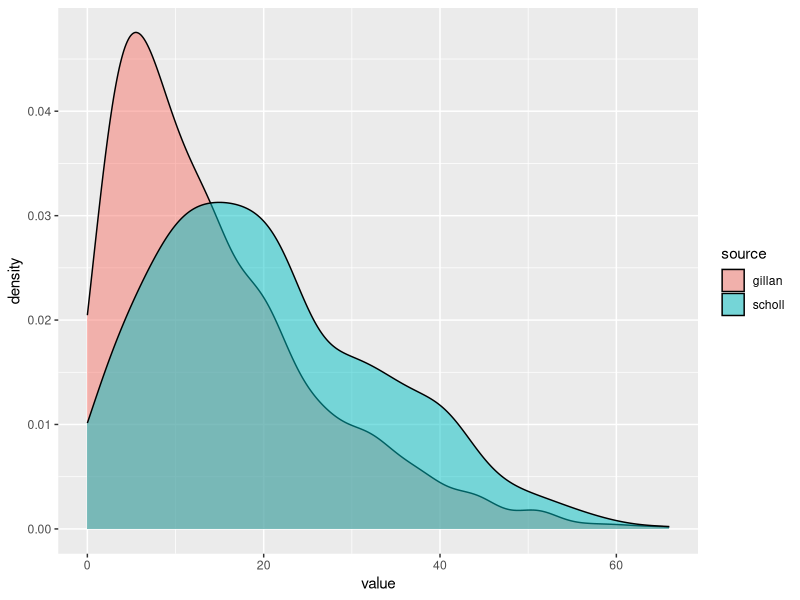
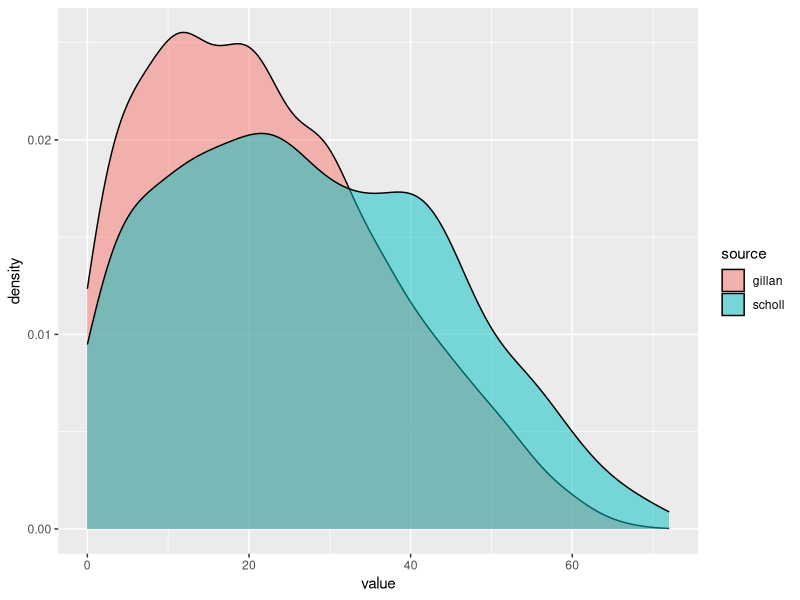
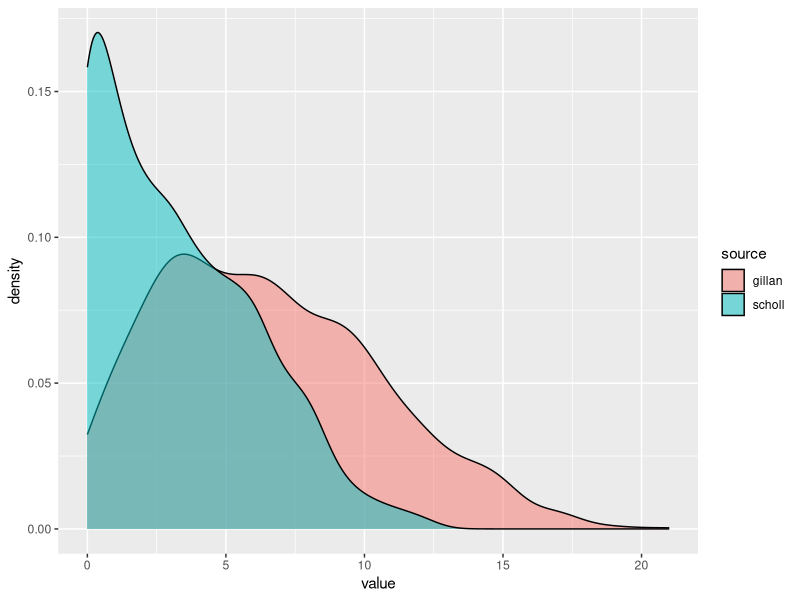
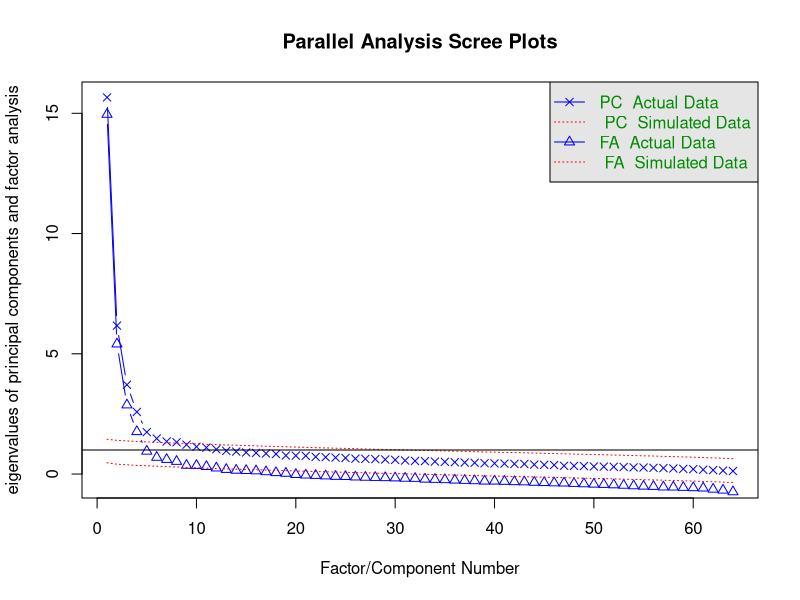
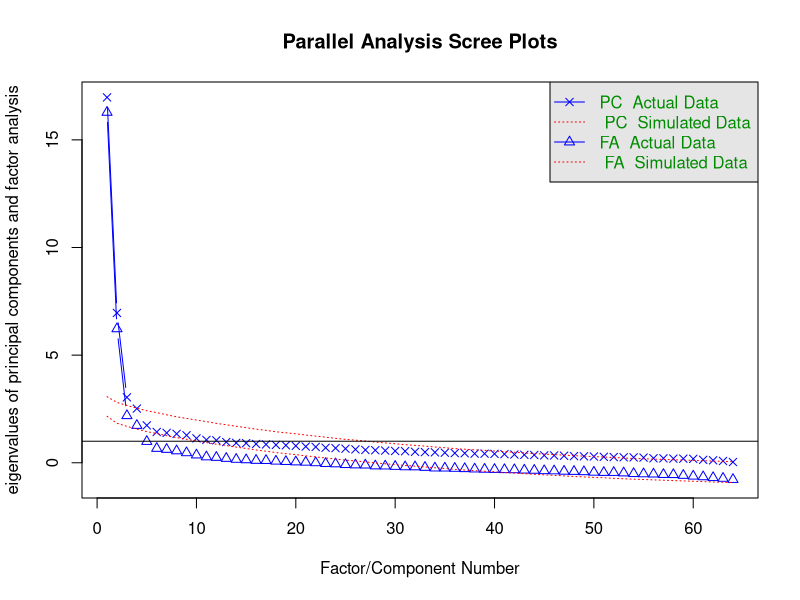
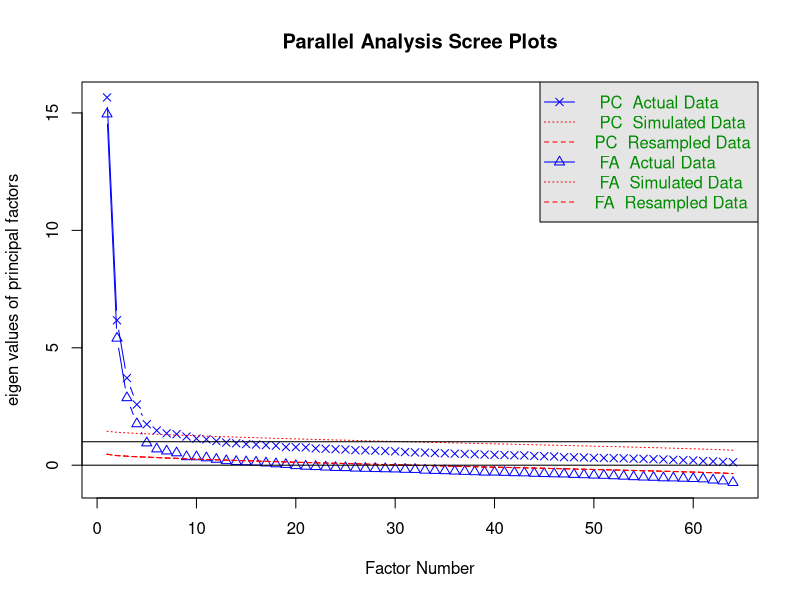
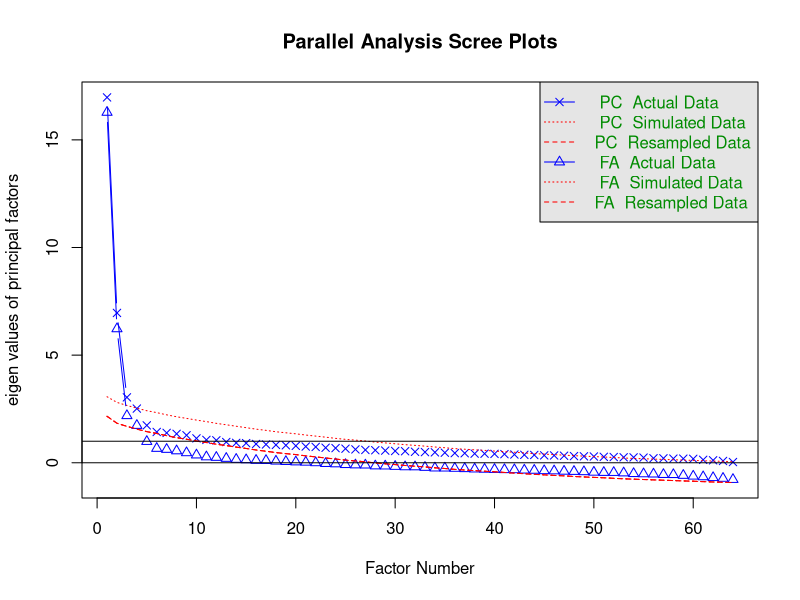
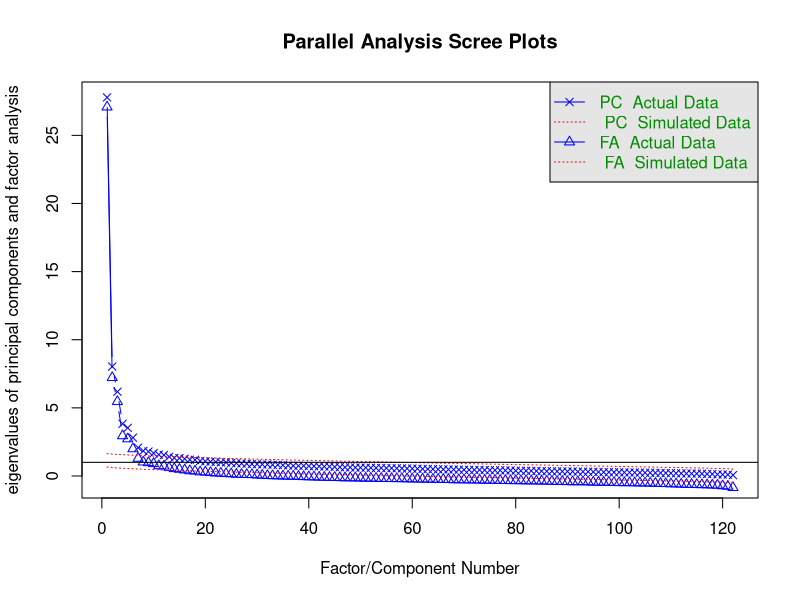

Reproduce these figures in R, in order. (Note: this script raises an error after producing the figures.)
rm(list=ls()) #Clear the work space
dev.off() # clear all plots

#### Settings and loading the data ####

# dataFolder="~/Documents/GitHub/TUE00A_Retreat_dream_team/datasets"
#Load packages
library(ggplot2)

library(data.table)
library(tidyverse)
library(corrplot)

library(BayesFactor)
library(vegan)
library(psych)

Gillan <-read.csv('datasets/Gillanetal2016.csv')
Scholl <-read.csv('datasets/Scholletalraw.csv')

SchollProcessed <- read.csv('datasets/Scholletal2022.csv')
SchollProcessed[c("schizotypy_UnusualExperiences"                            , "schizotypy_UnusualExperiences")]

SCZ_G <- Gillan %>% select(SCZ_24:SCZ_33) %>% rowSums(na.rm = TRUE)
SCZ_G <- SCZ_G + Gillan %>% select(SCZ_1:SCZ_12) %>% rowSums(na.rm = TRUE)
OCI_G <- Gillan %>% select(OCI_1:OCI_18) %>% rowSums(na.rm = TRUE)
LSAS_G <- Gillan %>% select(LSAS_1:LSAS_24) %>% rowSums(na.rm = TRUE)

SCZ_S <- SchollProcessed %>%
    select(schizotypy_UnusualExperiences, schizotypy_UnusualExperiences) %>% rowSums(na.rm = TRUE)

OCI_S <- Scholl %>% select(OCI.Q1:OCI.Q18) %>% rowSums(na.rm = TRUE)
LSAS_S <- Scholl %>% select(SocialAnx.Q1:SocialAnx.Q24) %>% rowSums(na.rm = TRUE)

# check oci

ttestBF(x = OCI_G, y = OCI_S)
ttestBF(x = LSAS_G, y = LSAS_S)
ttestBF(x = SCZ_G, y = SCZ_S)


oci_plot <- rbind(data.table(source = "gillan", value = OCI_G),
      data.table(source = "scholl", value = OCI_S))

ggplot(oci_plot, aes(x = value, fill = source)) + geom_density(alpha = 0.5)

ggsave('datasets/oci_plot.png')

lsas_plot <- rbind(data.table(source = "gillan", value = LSAS_G),
      data.table(source = "scholl", value = LSAS_S))

ggplot(lsas_plot, aes(x = value, fill = source)) + geom_density(alpha = 0.5)

ggsave('datasets/lsas_plot.png')

schizo <- rbind(data.table(source = "gillan", value = SCZ_G),
      data.table(source = "scholl", value = SCZ_S))

ggplot(schizo, aes(x = value, fill = source)) + geom_density(alpha = 0.5)

ggsave('datasets/schizo_plot.png')

SCZ_G <- Gillan %>% select(SCZ_24:SCZ_33)
SCZ_G <- cbind(SCZ_G, Gillan %>% select(SCZ_1:SCZ_12))
OCI_G <- Gillan %>% select(OCI_1:OCI_18) 
LSAS_G <- Gillan %>% select(LSAS_1:LSAS_24)



SCZ_S <- Scholl %>% select(Schizo.Q1:Schizo.Q33)
OCI_S <- Scholl %>% select(OCI.Q1:OCI.Q18)
LSAS_S <- Scholl %>% select(SocialAnx.Q1:SocialAnx.Q24)



gillan_fa <- fa.parallel(mixedCor(cbind(SCZ_G, OCI_G, LSAS_G), method='spearman', d=1:22, c=23:64)$rho, n.iter = 20, n.obs = nrow(Gillan))

scholl_fa <- fa.parallel(mixedCor(na.omit(cbind(SCZ_S, OCI_S, LSAS_S)), method='spearman', d=1:22, c=23:64)$rho)


########################################################################

plot(gillan_fa)
plot(scholl_fa)

AES_G <- Gillan %>% select(AES_1:AES_18)
AES_S <- Scholl %>% select(AMI.Q1:AMI.Q18)

SDS_G <- Gillan %>% select(SDS_1:SDS_20)
SDS_S <- Scholl %>% select(BDI.Q1:BDI.Q21)

STA_G <- Gillan %>% select(STAI_1:STAI_20)
STA_S <- Scholl %>% select(traitAnx.Q1:traitAnx.Q20)



gillan_fa_full <- fa.parallel(
    mixedCor(cbind(SCZ_G, OCI_G, LSAS_G, AES_G, SDS_G, STA_G), method = 'spearman',
             d = 1:22, c = 23:122)$rho,
    n.iter = 20, n.obs = nrow(Gillan)
    )

scholl_fa_full <- fa.parallel(
    mixedCor(na.omit(cbind(SCZ_S, OCI_S, LSAS_S, AES_S, SDS_S, STA_S)),
             method = 'spearman', d = 1:22, c = 23:123)$rho,
    n.iter = 20, n.obs = nrow(Scholl)
    )

gillan_plotting_fa <- cbind(SCZ_G, OCI_G, LSAS_G, AES_G, SDS_G, STA_G)

myCormatFull <- mixedCor(gillan_plotting_fa,
                        method = 'spearman',
                        d = 1:22, c = 23:122)
myFaT <- fa(myCormatFull$rho,nfactors=16,n.obs=nrow(Gillan),rotate="oblimin",fm="gls")
t1 <- data.frame(unclass(myFaT$loadings))
# dplyr::select items that have at least one loading > 0.4
ord <- colnames(gillan_plotting_fa)
t3 <- data.table(t1, keep.rownames=TRUE)
t3$rn <- factor(t3$rn,levels=ord)
t2B <- melt.data.table(t3,id.vars="rn",variable.name="factors",value.name="loadings")


# replace the labels
plot.sixFactors <- ggplot(t2B,aes(rn,(loadings),fill=loadings)) +
  facet_wrap(~ factors, nrow=1) +geom_bar(stat="identity",aes(fill=abs(loadings)>0.4))+
  scale_fill_manual("legend",values=c("TRUE"="black","FALSE"="grey"))+coord_flip()+ylab("Loading strength")+xlab("") +theme_bw(base_size=10)+
  theme(legend.position="none",axis.text.x=element_text(size=10),axis.text.y=element_text(size=10),text = element_text(size=10),strip.text = element_text(size = 10,face="bold"))+
  ggtitle(" ")

ggsave(plot.sixFactors, filename = "datasets/gillan_factors.png")


myCormatFull <- mixedCor(scholl_plotting_fa,
                        method = 'spearman',
                        d = 1:22, c = 23:122)
myFaT <- fa(myCormatFull$rho,nfactors=16,n.obs=nrow(Gillan),rotate="oblimin",fm="gls")
t1 <- data.frame(unclass(myFaT$loadings))
# dplyr::select items that have at least one loading > 0.4
ord <- colnames(gillan_plotting_fa)
t3 <- data.table(t1, keep.rownames=TRUE)
t3$rn <- factor(t3$rn,levels=ord)
t2B <- melt.data.table(t3,id.vars="rn",variable.name="factors",value.name="loadings")


# replace the labels
plot.sixFactors <- ggplot(t2B,aes(rn,(loadings),fill=loadings)) +
  facet_wrap(~ factors, nrow=1) +geom_bar(stat="identity",aes(fill=abs(loadings)>0.4))+
  scale_fill_manual("legend",values=c("TRUE"="black","FALSE"="grey"))+coord_flip()+ylab("Loading strength")+xlab("") +theme_bw(base_size=10)+
  theme(legend.position="none",axis.text.x=element_text(size=10),axis.text.y=element_text(size=10),text = element_text(size=10),strip.text = element_text(size = 10,face="bold"))+
  ggtitle(" ")

ggsave(plot.sixFactors, filename = "datasets/gillan_factors.png")

#############################################################

complete_gillan <- cbind(SCZ_G, OCI_G, LSAS_G, AES_G, SDS_G, STA_G)

data_points <- seq(400, 1413, by = 20)


bigout <- data.frame()
for (i in data_points) {
    print(paste(which(data_points == i), '/', length(data_points), sep = ""))
    current <- complete_gillan[sample(1:nrow(complete_gillan), i), ]
    rownames(current) <- 1:nrow(current)
    output <- fa.parallel(
        mixedCor(na.omit(current), method = 'spearman', d = 1:22, c = 23:122, global = FALSE, use = 'complete.obs')$rho,
        n.iter = 20, n.obs = i
        )
    print(output$nfact)
    bigout <- rbind(bigout, cbind(i, output$nfact, output$ncomp))
}

write.csv(bigout, 'datasets/FA_nfact.csv')

bigout <- read.csv('datasets/FA_nfact.csv')

ggplot(bigout, aes(x = i, y = V2)) + geom_point(size=3) + theme_bw()

ggsave('FA_nfact.png')

colnames(Gillan)
